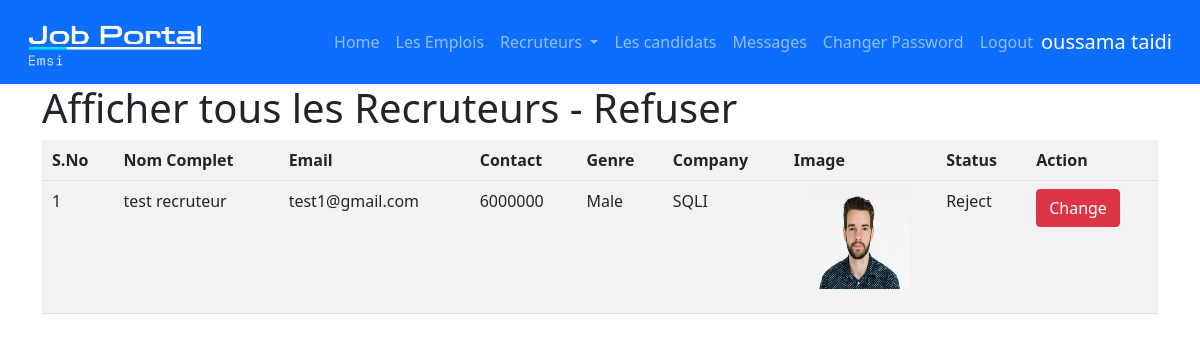
Screenshot of /recruiter_rejected/ (signed in) with the database file from the repository.
### job/models.py (models this page shows, shortened)
class Recruitor(models.Model):
    user = models.ForeignKey(User,on_delete=models.CASCADE)
    mobile = models.IntegerField(max_length=15,null=True)
    image = models.FileField(null=True)
    gender = models.CharField(max_length=15,null=True)
    company = models.CharField(max_length=100,null=True)
    type = models.CharField(max_length=15,null=True)
    status = models.CharField(max_length=20,null=True)

### job/views.py (the view)
# urls.py: path('recruiter_rejected/',recruiter_rejected,name="recruiter_rejected"),
def recruiter_rejected(request):
    if not request.user.is_authenticated:
        return redirect('admin_login')
    data = Recruitor.objects.filter(status="Reject")
    d={'data':data,'nbar':'recruiter_rejected'}
    return render(request,'recruiter_rejected.html',d)

### job/templates/recruiter_rejected.html (shortened to what this page needs)
{% load static %}
{% block body %}
{% include "admin_navigation.html" %}
<div class="container">
  <h1>Afficher tous les Recruteurs - Refuser</h1>
  <table id="example" class="table table-striped">
    <tr>
      <th>S.No</th>
      <th>Nom Complet</th>
      <th>Email </th>
      <th>Contact</th>
      <th>Genre</th>
      <th>Company</th>
      <th>Image</th>
      <th>Status</th>
      <th>Action</th>
    </tr>
    <tbody>
      {% for i in data %}
      <tr>
        <td>{{forloop.counter}}</td>
        <td>{{i.user.first_name}} {{i.user.last_name}}</td>
        <td>{{i.user.username}}</td>
        <td>{{i.mobile}}</td>
        <td>{{i.gender}}</td>
        <td>{{i.company}}</td>
        <td><div class="mb-3">
          {% if i.image.url != "" %}
          <img src="{{i.image.url}}" class="rounded mx-auto d-block" style="width: 100px; height: 100px;" alt="">
          {% else %}
          <td>No Image</td>
          {% endif %}
        </div></td>
        <td>{{i.status}}</td>
        <td>  <a class="btn btn-danger" href="{% url 'change_status' i.id %}">Change</a> </td>
      </tr>
      {% endfor %}
    </tbody>
  </table>
</div>
{% endblock %}

### job/templates/admin_navigation.html (shortened to what this page needs)
<!DOCTYPE html>
{% load static %}
<html lang="en" dir="ltr">
<head>
  <link href="https://cdn.jsdelivr.net/npm/bootstrap@5.1.3/dist/css/bootstrap.min.css" rel="stylesheet">
  <link rel="stylesheet" href="https://cdn.datatables.net/1.12.1/css/jquery.dataTables.min.css">
  <link rel="stylesheet" href="https://cdn.datatables.net/buttons/2.2.3/css/buttons.dataTables.min.css">
</head>
<body>
  <nav class="navbar navbar-expand-lg navbar-dark bg-primary">
    <div class="container-fluid">
      <a class="navbar-brand" href="{% url 'admin_home' %}"><img src="{% static 'images/logo.png' %}" class="img-fluid" style="width: 200px" alt="" ></a>
      <div class="collapse navbar-collapse justify-content-end" id="navbarNav">
        <ul class="navbar-nav">
          <li class="nav-item">
            <a class="nav-link {% if  nbar == 'home' %}active{% endif %}" aria-current="page" href="{% url 'admin_home' %}">Home</a>
          </li>
          <li class="nav-item">
            <a class="nav-link {% if  nbar == 'admin_joblist' %}active{% endif %}" href="{% url 'admin_joblist' %}">Les Emplois</a>
          </li>
    <div class="collapse navbar-collapse" id="navbarNavDarkDropdown">
      <ul class="navbar-nav">
        <li class="nav-item dropdown">
          <a class="nav-link dropdown-toggle" href="#" id="navbarDarkDropdownMenuLink" role="button" data-bs-toggle="dropdown" aria-expanded="false">
            Recruteurs
          </a>
        </li>
      </ul>
    </div>
          <li class="nav-item">
            <a class="nav-link {% if  nbar == 'views_users' %}active{% endif %}" href="{% url 'view_users' %}">Les candidats</a>
          </li>
          <li class="nav-item">
            <a class="nav-link {% if  nbar == 'messages' %}active{% endif %}" href="{% url 'messages' %}">Messages</a>
          </li>
          <li class="nav-item">
            <a class="nav-link {% if  nbar == 'change_passwordadmin' %}active{% endif %}"  href="{% url 'change_passwordadmin' %}">Changer Password</a>
          </li>
          <li class="nav-item">
            <a class="nav-link" href="{% url 'Logout' %}">Logout</a>
          </li>
        </ul>
      </div>
      <a class="navbar-brand" href="#">{{request.user.first_name}} {{request.user.last_name}}</a>
    </div>
  </nav>
</body>
</html>

### rows the page displays
Recruitor: user.first_name "test", user.last_name "recruteur", user.username "test1@gmail.com", mobile "6000000", gender "Male", company "SQLI", image (picture), status "Reject"

### other values shown
{{ request.user.first_name }} "oussama"
{{ request.user.last_name }} "taidi"
